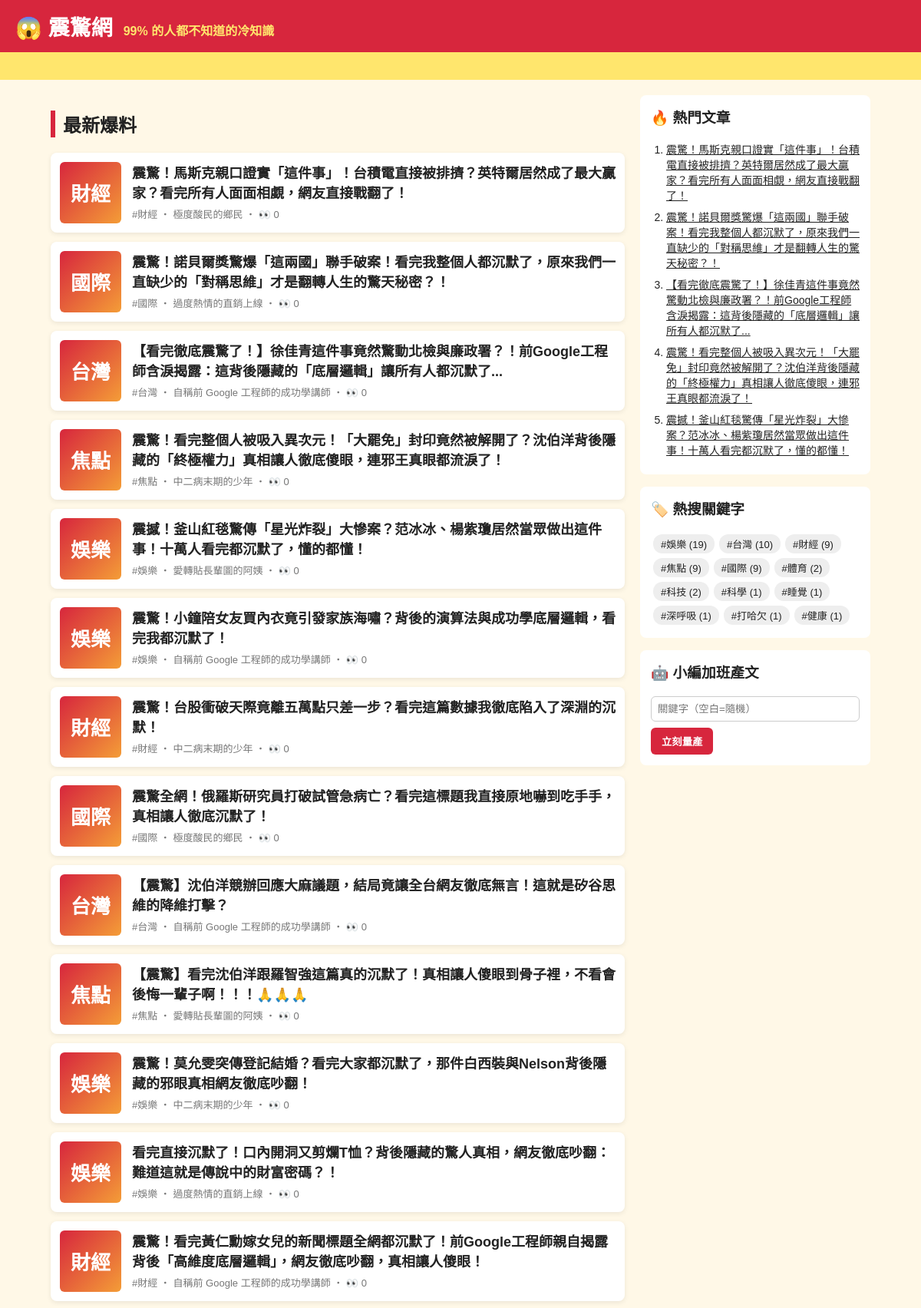
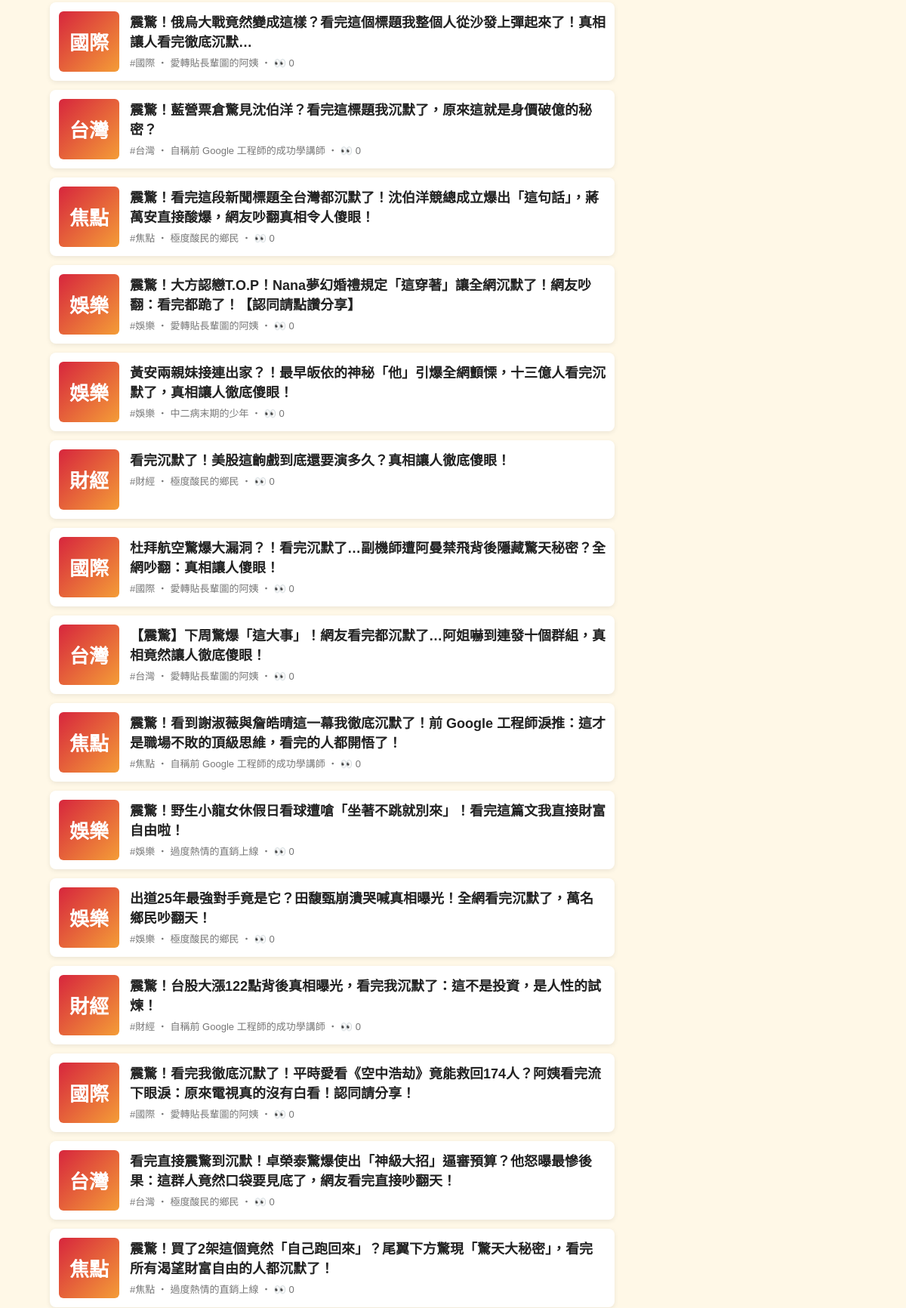
The page / (upper part) on the database its author committed (2 pictures, top to bottom).
### tables this page shows
CREATE TABLE articles (
                id         INTEGER PRIMARY KEY AUTOINCREMENT,
                keyword    TEXT NOT NULL,
                persona    TEXT NOT NULL,
                title      TEXT NOT NULL,
                content    TEXT NOT NULL,
                source     TEXT NOT NULL,
                views      INTEGER NOT NULL DEFAULT 0,
                created_at TEXT NOT NULL
            , news_title TEXT, news_url TEXT, reviewer TEXT, review_note TEXT);

### app.py (the view)
@app.route("/")
def index():
    return render_template("index.html", articles=db.list_articles(), heading="最新爆料")

### app.py (called while the page is built)
@app.context_processor
def sidebar():
    return {"hot": db.hot_articles(), "tags": db.keywords(), "static_site": app.config["STATIC_SITE"]}

### db.py (called while the page is built)
def connect():
    conn = sqlite3.connect(DB_PATH)
    conn.row_factory = sqlite3.Row
    return conn

def list_articles(limit=50, keyword=None):
    with connect() as conn:
        if keyword:
            return conn.execute(
                "SELECT * FROM articles WHERE keyword = ? ORDER BY id DESC LIMIT ?", (keyword, limit)
            ).fetchall()
        return conn.execute("SELECT * FROM articles ORDER BY id DESC LIMIT ?", (limit,)).fetchall()

def hot_articles(limit=5):
    with connect() as conn:
        return conn.execute("SELECT * FROM articles ORDER BY views DESC, id DESC LIMIT ?", (limit,)).fetchall()

def keywords():
    with connect() as conn:
        return conn.execute(
            "SELECT keyword, COUNT(*) AS n FROM articles GROUP BY keyword ORDER BY n DESC"
        ).fetchall()

### templates/index.html
{% extends "base.html" %}
{% block content %}
<h2 class="heading">{{ heading }}</h2>
{% for a in articles %}
  <a class="card" href="{{ url_for('article', article_id=a.id) }}">
    <div class="thumb">{{ a.keyword[:2] }}</div>
    <div>
      <h3>{{ a.title }}</h3>
      <p class="meta">#{{ a.keyword }} ‧ {{ a.persona }}{% if not static_site %} ‧ 👀 {{ a.views }}{% endif %}</p>
    </div>
  </a>
{% else %}
  <p class="empty">還沒有文章。執行 <code>python generator.py -n 5</code> 或用右邊按鈕開始量產。</p>
{% endfor %}
{% endblock %}

### templates/base.html (shortened to what this page needs)
<!doctype html>
<html lang="zh-Hant">
<head>
  <link rel="stylesheet" href="{{ url_for('static', filename='style.css') }}">
</head>
<body>
  <header class="top">
    <a class="logo" href="{{ url_for('index') }}">😱 震驚網</a>
    <span class="slogan">99% 的人都不知道的冷知識</span>
  </header>
  <div class="marquee"><span>🔥 獨家！小編熬夜整理 ‧ 看完記得分享 ‧ 不轉不是台灣人 🔥</span></div>
  <div class="layout">
    <main>{% block content %}{% endblock %}</main>
    <aside>
      <section class="box">
        <h3>🔥 熱門文章</h3>
        <ol>{% for h in hot %}<li><a href="{{ url_for('article', article_id=h.id) }}">{{ h.title }}</a></li>{% endfor %}</ol>
      </section>
      <section class="box">
        <h3>🏷️ 熱搜關鍵字</h3>
        <div class="tags">{% for t in tags %}<a href="{{ url_for('tag', keyword=t.keyword) }}">#{{ t.keyword }} ({{ t.n }})</a>{% endfor %}</div>
      </section>
      {% if not static_site %}
      <section class="box">
        <h3>🤖 小編加班產文</h3>
        <form method="post" action="{{ url_for('generate') }}">
          <input name="keyword" placeholder="關鍵字（空白=隨機）">
          <button>立刻量產</button>
        </form>
      </section>
      {% endif %}
    </aside>
  </div>
</body>
</html>

### static/style.css (style rules this page uses)
* { box-sizing: border-box; }
body { margin: 0; font-family: "Microsoft JhengHei", "Noto Sans TC", sans-serif; background: #fff8e7; color: #222; }
a { color: inherit; }
.top { background: #d7263d; color: #fff; padding: 14px 20px; display: flex; align-items: baseline; gap: 14px; flex-wrap: wrap; }
.logo { font-size: 28px; font-weight: 900; text-decoration: none; }
.slogan { color: #ffe66d; font-weight: bold; }
.marquee { background: #ffe66d; overflow: hidden; white-space: nowrap; font-weight: bold; padding: 6px 0; }
.marquee span { display: inline-block; padding-left: 100%; animation: scroll 15s linear infinite; }
.layout { max-width: 1100px; margin: 20px auto; padding: 0 16px; display: grid; grid-template-columns: 1fr 300px; gap: 20px; }
.heading { border-left: 6px solid #d7263d; padding-left: 10px; }
.card { display: flex; gap: 14px; background: #fff; border-radius: 8px; padding: 12px; margin-bottom: 12px; text-decoration: none; box-shadow: 0 2px 6px rgba(0,0,0,.08); }
.card h3 { margin: 0 0 6px; font-size: 18px; }
.thumb { flex: 0 0 80px; height: 80px; border-radius: 6px; background: linear-gradient(135deg, #d7263d, #f49d37); color: #fff; font-size: 26px; font-weight: 900; display: grid; place-items: center; }
.meta { color: #777; font-size: 13px; margin: 0; }
.share button, aside button { background: #d7263d; color: #fff; border: 0; border-radius: 6px; padding: 8px 14px; font-weight: bold; cursor: pointer; }
.box { background: #fff; border-radius: 8px; padding: 14px; margin-bottom: 16px; }
.box h3 { margin-top: 0; }
.box ol { padding-left: 20px; margin: 0; }
.box li { margin-bottom: 8px; font-size: 14px; }
.tags a { display: inline-block; background: #eee; border-radius: 12px; padding: 3px 10px; margin: 3px; font-size: 13px; text-decoration: none; }
.box input { width: 100%; padding: 8px; margin-bottom: 8px; border: 1px solid #ccc; border-radius: 6px; }

### rows shown on the page
articles: keyword "財經", title "震驚！馬斯克親口證實「這件事」！台積電直接被排擠？英特爾居然成了最大贏家？看完所有人面面相覷，網友直接戰翻了！", persona "極度酸民的鄉民", views "0"
articles: keyword "國際", title "震驚！諾貝爾獎驚爆「這兩國」聯手破案！看完我整個人都沉默了，原來我們一直缺少的「對稱思維」才是翻轉人生的驚天秘密？！", persona "過度熱情的直銷上線", views "0"
articles: keyword "台灣", title "【看完徹底震驚了！】徐佳青這件事竟然驚動北檢與廉政署？！前Google工程師含淚揭露：這背後隱藏的「底層邏輯」讓所有人都沉默了...", persona "自稱前 Google 工程師的成功學講師", views "0"
articles: keyword "焦點", title "震驚！看完整個人被吸入異次元！「大罷免」封印竟然被解開了？沈伯洋背後隱藏的「終極權力」真相讓人徹底傻眼，連邪王真眼都流淚了！", persona "中二病末期的少年", views "0"
articles: keyword "娛樂", title "震撼！釜山紅毯驚傳「星光炸裂」大慘案？范冰冰、楊紫瓊居然當眾做出這件事！十萬人看完都沉默了，懂的都懂！", persona "愛轉貼長輩圖的阿姨", views "0"
articles: keyword "娛樂", title "震驚！小鐘陪女友買內衣竟引發家族海嘯？背後的演算法與成功學底層邏輯，看完我都沉默了！", persona "自稱前 Google 工程師的成功學講師", views "0"
articles: keyword "財經", title "震驚！台股衝破天際竟離五萬點只差一步？看完這篇數據我徹底陷入了深淵的沉默！", persona "中二病末期的少年", views "0"
articles: keyword "國際", title "震驚全網！俄羅斯研究員打破試管急病亡？看完這標題我直接原地嚇到吃手手，真相讓人徹底沉默了！", persona "極度酸民的鄉民", views "0"
articles: keyword "台灣", title "【震驚】沈伯洋競辦回應大麻議題，結局竟讓全台網友徹底無言！這就是矽谷思維的降維打擊？", persona "自稱前 Google 工程師的成功學講師", views "0"
articles: keyword "焦點", title "【震驚】看完沈伯洋跟羅智強這篇真的沉默了！真相讓人傻眼到骨子裡，不看會後悔一輩子啊！！！🙏🙏🙏", persona "愛轉貼長輩圖的阿姨", views "0"
articles: keyword "娛樂", title "震驚！莫允雯突傳登記結婚？看完大家都沉默了，那件白西裝與Nelson背後隱藏的邪眼真相網友徹底吵翻！", persona "中二病末期的少年", views "0"
articles: keyword "娛樂", title "看完直接沉默了！口內開洞又剪爛T恤？背後隱藏的驚人真相，網友徹底吵翻：難道這就是傳說中的財富密碼？！", persona "過度熱情的直銷上線", views "0"
articles: keyword "財經", title "震驚！看完黃仁勳嫁女兒的新聞標題全網都沉默了！前Google工程師親自揭露背後「高維度底層邏輯」，網友徹底吵翻，真相讓人傻眼！", persona "自稱前 Google 工程師的成功學講師", views "0"
articles: keyword "國際", title "震驚！俄烏大戰竟然變成這樣？看完這個標題我整個人從沙發上彈起來了！真相讓人看完徹底沉默…", persona "愛轉貼長輩圖的阿姨", views "0"
articles: keyword "台灣", title "震驚！藍營票倉驚見沈伯洋？看完這標題我沉默了，原來這就是身價破億的秘密？", persona "自稱前 Google 工程師的成功學講師", views "0"
articles: keyword "焦點", title "震驚！看完這段新聞標題全台灣都沉默了！沈伯洋競總成立爆出「這句話」，蔣萬安直接酸爆，網友吵翻真相令人傻眼！", persona "極度酸民的鄉民", views "0"
articles: keyword "娛樂", title "震驚！大方認戀T.O.P！Nana夢幻婚禮規定「這穿著」讓全網沉默了！網友吵翻：看完都跪了！【認同請點讚分享】", persona "愛轉貼長輩圖的阿姨", views "0"
articles: keyword "娛樂", title "黃安兩親妹接連出家？！最早皈依的神秘「他」引爆全網顫慄，十三億人看完沉默了，真相讓人徹底傻眼！", persona "中二病末期的少年", views "0"
articles: keyword "財經", title "看完沉默了！美股這齣戲到底還要演多久？真相讓人徹底傻眼！", persona "極度酸民的鄉民", views "0"
articles: keyword "國際", title "杜拜航空驚爆大漏洞？！看完沉默了…副機師遭阿曼禁飛背後隱藏驚天秘密？全網吵翻：真相讓人傻眼！", persona "愛轉貼長輩圖的阿姨", views "0"
articles: keyword "台灣", title "【震驚】下周驚爆「這大事」！網友看完都沉默了…阿姐嚇到連發十個群組，真相竟然讓人徹底傻眼！", persona "愛轉貼長輩圖的阿姨", views "0"
articles: keyword "焦點", title "震驚！看到謝淑薇與詹皓晴這一幕我徹底沉默了！前 Google 工程師淚推：這才是職場不敗的頂級思維，看完的人都開悟了！", persona "自稱前 Google 工程師的成功學講師", views "0"
articles: keyword "娛樂", title "震驚！野生小龍女休假日看球遭嗆「坐著不跳就別來」！看完這篇文我直接財富自由啦！", persona "過度熱情的直銷上線", views "0"
articles: keyword "娛樂", title "出道25年最強對手竟是它？田馥甄崩潰哭喊真相曝光！全網看完沉默了，萬名鄉民吵翻天！", persona "極度酸民的鄉民", views "0"
articles: keyword "財經", title "震驚！台股大漲122點背後真相曝光，看完我沉默了：這不是投資，是人性的試煉！", persona "自稱前 Google 工程師的成功學講師", views "0"
articles: keyword "國際", title "震驚！看完我徹底沉默了！平時愛看《空中浩劫》竟能救回174人？阿姨看完流下眼淚：原來電視真的沒有白看！認同請分享！", persona "愛轉貼長輩圖的阿姨", views "0"
articles: keyword "台灣", title "看完直接震驚到沉默！卓榮泰驚爆使出「神級大招」逼審預算？他怒曝最慘後果：這群人竟然口袋要見底了，網友看完直接吵翻天！", persona "極度酸民的鄉民", views "0"
articles: keyword "焦點", title "震驚！買了2架這個竟然「自己跑回來」？尾翼下方驚現「驚天大秘密」，看完所有渴望財富自由的人都沉默了！", persona "過度熱情的直銷上線", views "0"

### other values the page prints
{{ heading }} "最新爆料"
{{ t.keyword }} "娛樂" "台灣" "財經" "焦點" "國際" "體育" "科技" "科學" "睡覺" "深呼吸" "打哈欠" "健康"
{{ t.n }} "19" "10" "9" "9" "9" "2" "2" "1" "1" "1" "1" "1"
